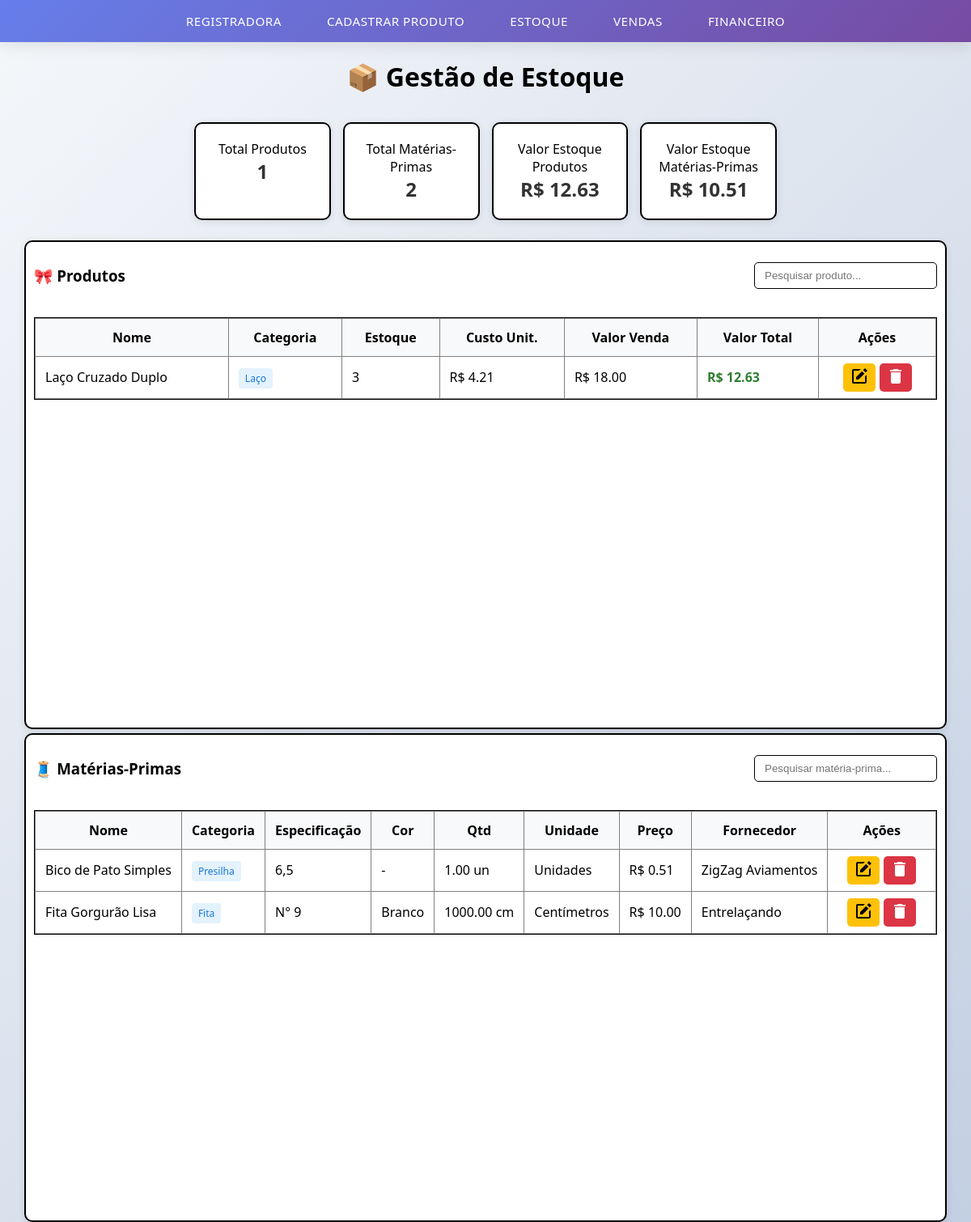
Before: / with the older database file.
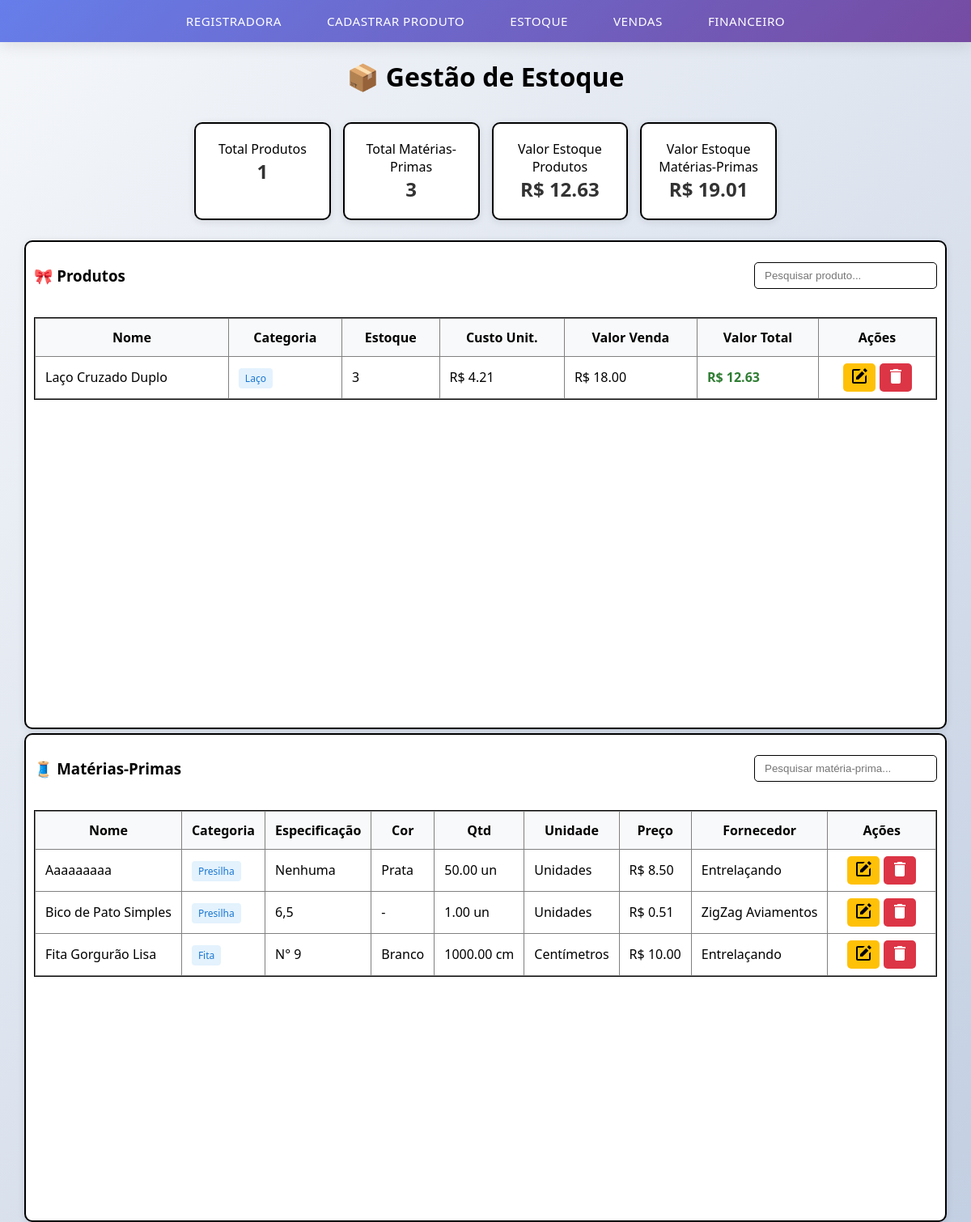
After: the same page with the newer database file.
### app/models.py (models this page shows, shortened)
class Produto(models.Model):
    CATEGORIAS = [
        ('LACO', 'Laço'),
        ('TIARA', 'Tiara'),
        ('FAIXA', 'Faixa'),
    ]
    nome = models.CharField(max_length=100)
    categoria = models.CharField(max_length=10, choices=CATEGORIAS)
    quantidade_em_estoque = models.PositiveIntegerField(default=0)
    custo_fixo_total = models.DecimalField(max_digits=10, decimal_places=2, default=0)
    valor_venda = models.DecimalField(max_digits=10, decimal_places=2, null=True, blank=True)
    lucro_por_venda = models.DecimalField(max_digits=10, decimal_places=2, default=0)
    data_cadastro = models.DateField(default=timezone.now)
    @property
    def custo_total(self):
        total_materiais = sum([m.valor_total for m in self.materiais_usados.all()])
        return total_materiais + (self.custo_fixo_total or 0)
    @property
    def valor_total(self):
        return self.custo_total * self.quantidade_em_estoque

class MaterialUsado(models.Model):
    C_UNIDADE = [
        ('QUANTIDADE', 'Quantidade'),
        ('CM', 'Centímetro'),
    ]
    produto = models.ForeignKey(Produto, on_delete=models.CASCADE, related_name="materiais_usados")
    compra_materia_prima = models.ForeignKey('CompraMateriaPrima', on_delete=models.CASCADE, null=True, blank=True)
    tipo_unidade = models.CharField(max_length=20, choices=C_UNIDADE, default='CM')
    qtd_material_usado = models.DecimalField(max_digits=10, decimal_places=2)
    @property
    def valor_unitario(self):
        compra = self.compra_materia_prima
        if not compra:
            return Decimal(0)
        if self.tipo_unidade == 'CM':
            return compra.valor_por_cm or Decimal(0)
        return compra.valor_por_quantidade or Decimal(0)
    @property
    def valor_total(self):
        return self.valor_unitario * self.qtd_material_usado

class CompraMateriaPrima(models.Model):
    C_UNIDADE = [
        ('QUANTIDADE', 'Quantidade'),
        ('CM', 'Centímetro'),
    ]
    materia_prima = models.ForeignKey(MateriaPrima, on_delete=models.CASCADE, related_name='compras')
    unidade = models.CharField(max_length=20, choices=C_UNIDADE)
    unidade_em_quantidade = models.DecimalField(max_digits=10, decimal_places=2, blank=True, null=True)
    unidade_em_cm = models.DecimalField(max_digits=10, decimal_places=2, blank=True, null=True)
    valor_por_quantidade = models.DecimalField(max_digits=10, decimal_places=2, blank=True, null=True)
    valor_por_cm = models.DecimalField(max_digits=10, decimal_places=4, blank=True, null=True)
    preco = models.DecimalField(max_digits=10, decimal_places=2)
    marca = models.CharField(max_length=100, blank=True, null=True, default='Genérico')
    fornecedor = models.CharField(max_length=100, blank=True, null=True)
    data_compra = models.DateField(default=timezone.now)

class MateriaPrima(models.Model):
    C_CATEGORIA = [
        ('FITA', 'Fita'),
        ('LINHA', 'Linha'),
        ('ENFEITE', 'Enfeite'),
        ('PRESILHA', 'Presilha'),
        ('ARCO', 'Arco'),
        ('OUTROS', 'Outros'),
    ]
    nome = models.CharField(max_length=100)
    categoria = models.CharField(max_length=100, choices=C_CATEGORIA)
    especificacao = models.CharField(max_length=100)
    cor = models.CharField(max_length=100, blank=True, null=True)

### app/views.py (the view)
# urls.py: path('', views.estoque, name='estoque'),
def estoque(request):
    produtos = Produto.objects.all().order_by('nome')
    materias = MateriaPrima.objects.all().order_by('nome')
    valor_total_produtos = sum([(p.custo_total or Decimal(0)) * (p.quantidade_em_estoque or 0) for p in produtos])
    valor_total_materias = Decimal(0)
    for m in materias:
        last_compra = m.compras.last()
        if last_compra and last_compra.preco:
            valor_total_materias += last_compra.preco
    context = {
        'produtos': produtos,
        'materias': materias,
        'valor_total_produtos': f"{valor_total_produtos:.2f}",
        'valor_total_materias': f"{valor_total_materias:.2f}",
    }
    return render(request, 'estoque.html', context)

### app/templates/estoque.html (shortened to what the changed rows need)
{% extends "base.html" %}
{% load static %}
{% block content %}
<div class="page estoque-page">
    <h1 class="titulo">📦 Gestão de Estoque</h1>
    <div class="cards-row">
        <div class="card small">
            <div class="card-title">Total Matérias-Primas</div>
            <div class="card-value">{{ materias.count }}</div>
        </div>
        <div class="card small">
            <div class="card-title">Valor Estoque Matérias-Primas</div>
            <div class="card-value">R$ {{ valor_total_materias }}</div>
        </div>
    </div>
</div>
<div class="coluna">
    <div class="tabelas-container">
        <section class="panel">
            <div class="table-wrap">
                <table id="tabela-produtos" class="table">
                    <thead>
                        <tr>
                            <th>Nome</th>
                            <th>Categoria</th>
                            <th>Estoque</th>
                            <th>Custo Unit.</th>
                            <th>Valor Venda</th>
                            <th>Valor Total</th>
                            <th class="actions-header">Ações</th>
                        </tr>
                    </thead>
                    <tbody id="tbody-produtos">
                        {% for p in produtos %}
                        <tr data-id="{{ p.id }}">
                            <td>{{ p.nome }}</td>
                            <td><span class="badge categoria">{{ p.get_categoria_display }}</span></td>
                            <td class="{% if p.quantidade_em_estoque == 0 %}estoque-zero{% endif %}">
                                {{ p.quantidade_em_estoque }}
                            </td>
                            <td>R$ {{ p.custo_total|floatformat:2 }}</td>
                            <td>R$ {{ p.valor_venda|floatformat:2|default:"-" }}</td>
                            <td class="valor-total">
                                R$ {{ p.valor_total|floatformat:2 }}
                            </td>
                            <td class="actions-cell">
                                <div class="actions">
                                    <button class="btn btn-sm btn-editar" onclick="editarProduto({{ p.id }})">
                                    <span class="bxs--edit"></span>
                                    </button>
                                    <button class="btn btn-sm btn-excluir" onclick="excluirProduto({{ p.id }})">
                                    <span class="mdi--trash"></span>
                                    </button>
                                </div>
                            </td>
                        </tr>
                        {% empty %}
                        <tr>
                            <td colspan="7" class="text-center">Nenhum produto cadastrado</td>
                        </tr>
                        {% endfor %}
                    </tbody>
                </table>
            </div>
        </section>
        <section class="panel">
            <div class="table-wrap">
                <table id="tabela-materias" class="table">
                <thead>
                    <tr>
                        <th>Nome</th>
                        <th>Categoria</th>
                        <th>Especificação</th>
                        <th>Cor</th>
                        <th>Qtd</th>
                        <th>Unidade</th>
                        <th>Preço</th>
                        <th>Fornecedor</th>
                        <th class="actions-header">Ações</th>
                    </tr>
                </thead>
                <tbody id="tbody-materias">
                    {% for m in materias %}
                    {% with compra=m.compras.last %}
                    <tr data-id="{{ m.id }}">
                        <td>{{ m.nome }}</td>
                        <td><span class="badge categoria">{{ m.get_categoria_display }}</span></td>
                        <td>{{ m.especificacao }}</td>
                        <td>{{ m.cor|default:"-" }}</td>
                        <td>
                            {% if compra %}
                                {% if compra.unidade == "CM" %}
                                    {{ compra.unidade_em_cm }} cm
                                {% else %}
                                    {{ compra.unidade_em_quantidade }} un
                                {% endif %}
                            {% else %}
                                -
                            {% endif %}
                        </td>
                        <td>
                            {% if compra %}
                                {% if compra.unidade == "CM" %}Centímetros{% else %}Unidades{% endif %}
                            {% else %}
                                -
                            {% endif %}
                        </td>
                        <td>
                            {% if compra %}
                                R$ {{ compra.preco|floatformat:2 }}
                            {% else %}-{% endif %}
                        </td>
                        <td>{{ compra.fornecedor|default:"-" }}</td>
                        <td class="actions-cell">
                            <div class="actions">
                                <button class="btn btn-sm btn-editar" onclick="editarMateria({{ m.id }})">
                                    <span class="bxs--edit"></span>
                                </button>
                                <button class="btn btn-sm btn-excluir" onclick="excluirMateria({{ m.id }})">
                                    <span class="mdi--trash"></span>
                                </button>
                            </div>
                        </td>
                    </tr>
                    {% endwith %}
                    {% empty %}
                    <tr>
                        <td colspan="10" class="text-center">Nenhuma matéria-prima cadastrada</td>
                    </tr>
                    {% endfor %}
                </tbody>
                </table>
            </div>
        </section>
    </div>
</div>
{% block scripts %}
<link rel="stylesheet" href="{% static 'css/estoque.css' %}">
{% endblock %}
{% endblock %}

Changed rows visible on the page:
added MateriaPrima: nome "Aaaaaaaaa", categoria "Presilha", especificacao "Nenhuma", cor "Prata", compras.last.unidade_em_quantidade "50.00", shows "Unidades", compras.last.preco "8.50", compras.last.fornecedor "Entrelaçando"
Other visible differences:
{{ materias.count }}: "2" → "3"
{{ valor_total_materias }}: "10.51" → "19.01"
